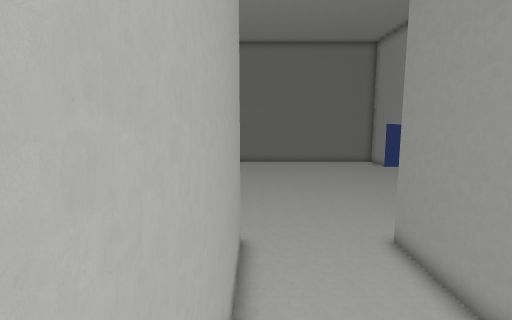
View 1 (above)

17 first-person views from a walk through a Unity game level. The camera is 1.4 m above the floor, tilts 8° down and sees 80° across. The floor is counted in squares, 1 m on a side. Each view is taken from the middle of a square. On the plan, view 1 faces up. The plan holds only what a view shows up to about 14 squares ahead; the rest is blank. The player is left out. Some animated figures are left out.

View 2
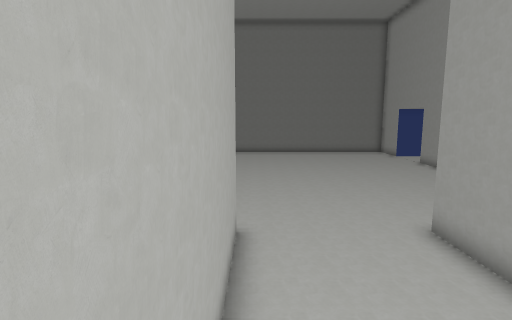

View 3
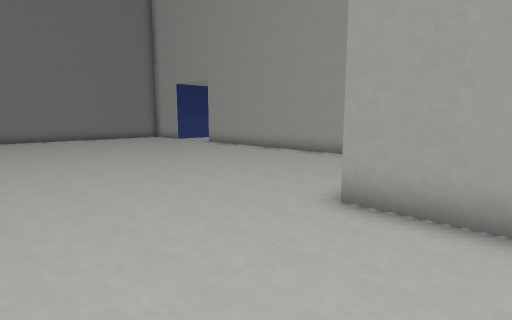

View 4
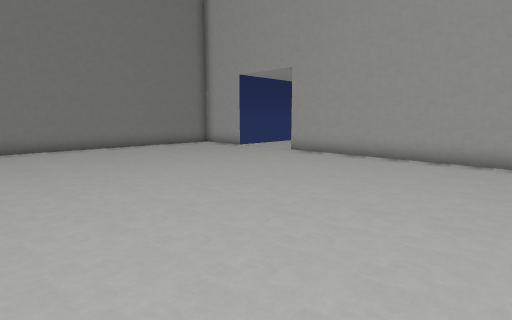

View 5
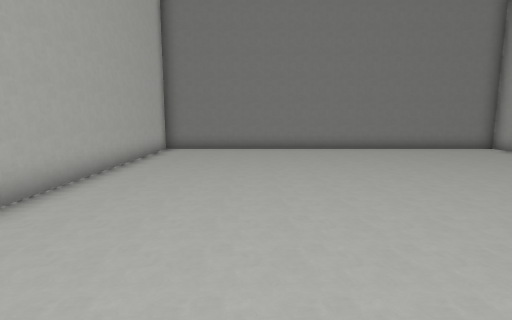

View 6
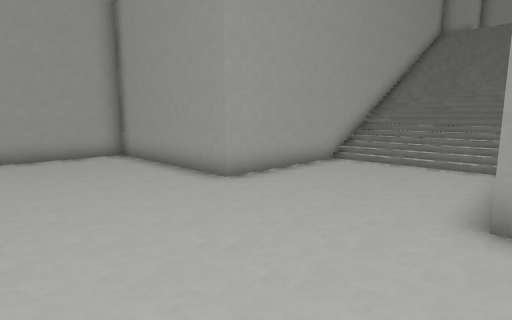

View 7
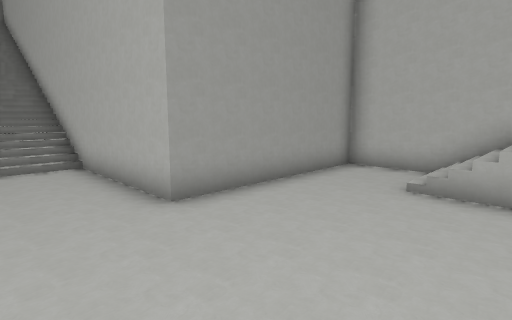

View 8
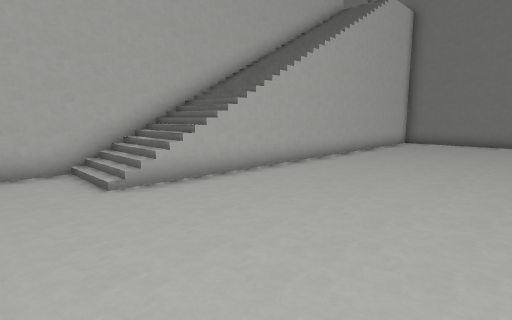

View 9
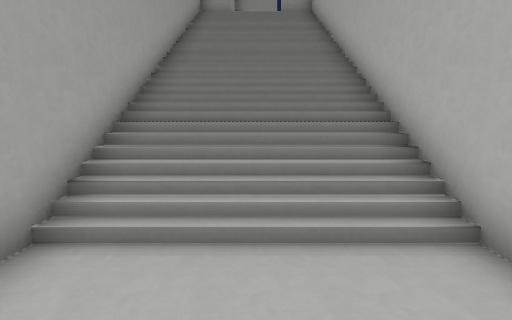

View 10
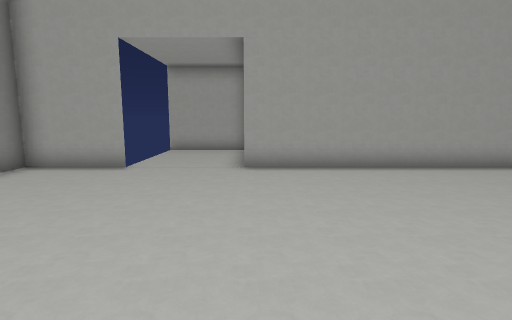

View 11
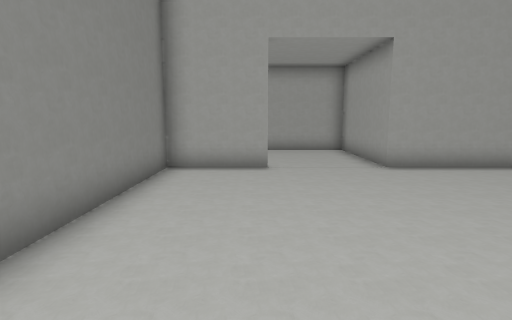

View 12
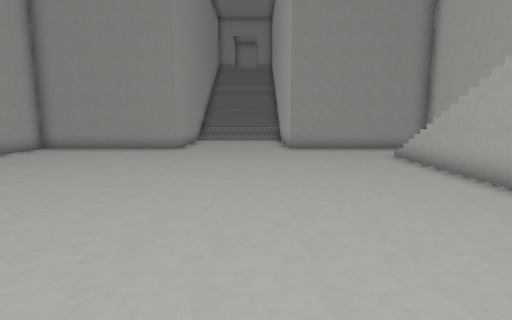

View 13
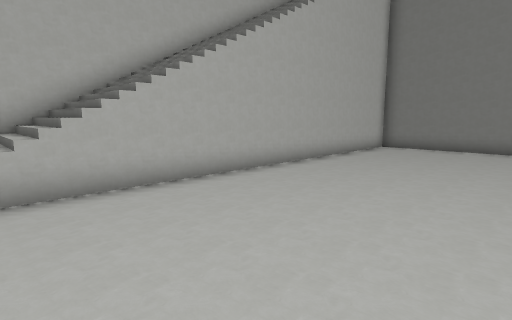

View 14
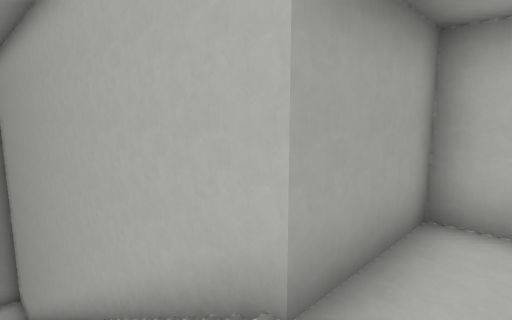

View 15
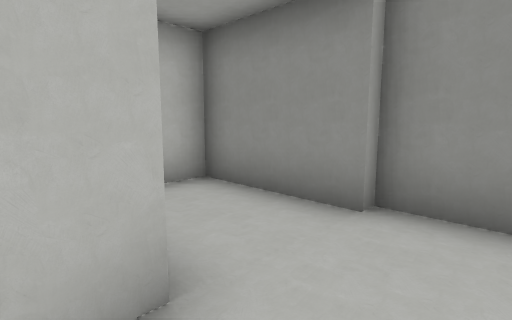

View 16
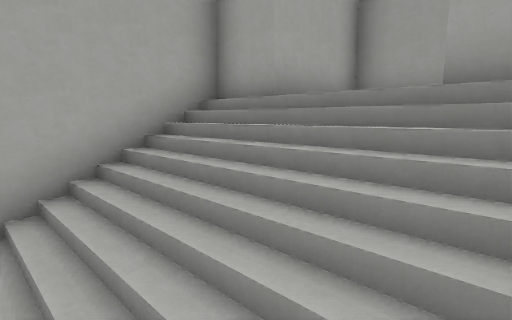

View 17
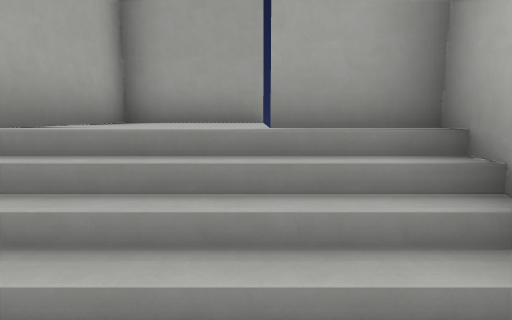

### Floor plan
Key: @ floor where view 1 was taken; # wall or solid block; . main floor; : floor 6 m higher than the main floor; + floor 6.75 m higher than the main floor; / step, stairs or slope.
Columns run from 10 left of view 1 to 15 right of it. Each row starts with its distance up from view 1.
 28    ###################
 27 ####++...............#
 26 #+++++...............#
 25 ####++...............#   #
 24    #///..................#
 23    #///..................#
 22    #///..................#
 21    #///..............#####
 20    #///..............#
 19    #///..............#
 18    #///..............#
 17    #///..............#
 16    #///..............#
 15    #///..............#
 14    #///..............#
 13    #///..............#
 12    #///..............#
 11    #.................#
 10    #.................#
  9    #######.....#######
  8          #.....#
  7          #.....#
  6          #.....#
  5          #.....#
  4          #/////#
  3          #/////#
  2          #/////#
  1          #/////#
  0          #@////#
 -1          #/////#
 -2          #/////#
 -3          #/////#
 -4          #/////#
 -5          #/////#
 -6          #/////#
 -7          ###:###
 -8             :#
 -9            ###

Where each view was taken, in squares from view 1:
view 1: 0 up, 0 right, facing up
view 2: 2 up, 0 right, facing up
view 3: 7 up, 0 right, facing up-right
view 4: 13 up, 0 right, facing up-right
view 5: 14 up, 0 right, facing up
view 6: 14 up, 1 left, facing down-right
view 7: 14 up, 2 right, facing down-left
view 8: 10 up, 2 right, facing up-left
view 9: 8 up, 2 right, facing down
view 10: 21 up, 2 right, facing right
view 11: 25 up, 2 right, facing right
view 12: 23 up, 1 right, facing down
view 13: 13 up, 2 right, facing up-left
view 14: 26 up, 5 left, facing down-left
view 15: 24 up, 5 left, facing up-left
view 16: 3 down, 0 right, facing down-right
view 17: 4 down, 1 right, facing down
